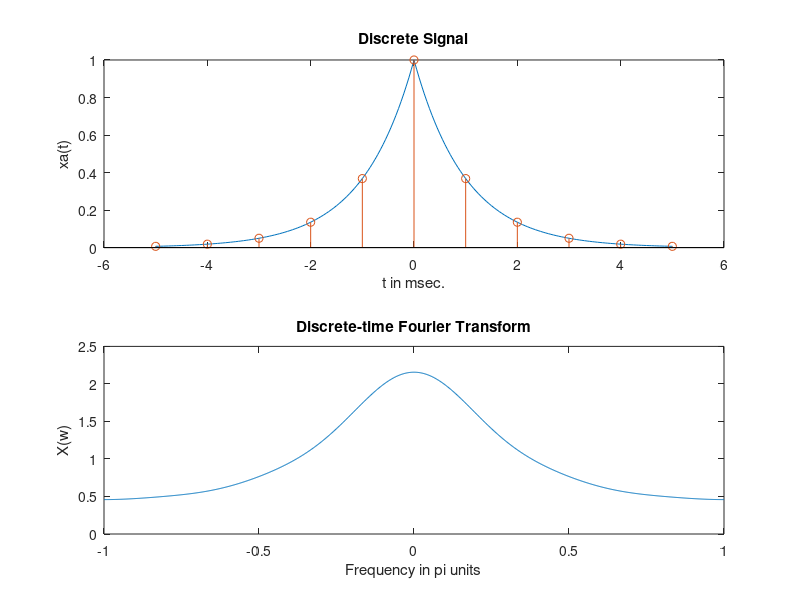

MATLAB code for this plot:
% Analog Signal

Dt = 0.00005;

t = -0.005:Dt:0.005;

xa = exp(-1000*abs(t));

% Discrete-time Signal

Ts = 0.001; n = -5:1:5;

x = exp(-1000*abs(n*Ts));

% Discrete-time Fourier transform

K = 500; k = 0:1:K;

w = pi*k/K;

X = x * exp(-j*n'*w);

X = real(X);

w = [-fliplr(w), w(2:K+1)];

X = [fliplr(X), X(2:K+1)];

subplot(1,1,1)

subplot(2,1,1);plot(t*1000,xa);

xlabel('t in msec.'); ylabel('xa(t)')

title('Discrete Signal'); hold on

stem(n*Ts*1000,x); hold off

subplot(2,1,2);plot(w/pi,X);

xlabel('Frequency in pi units'); ylabel('X(w)')

title('Discrete-time Fourier Transform')



